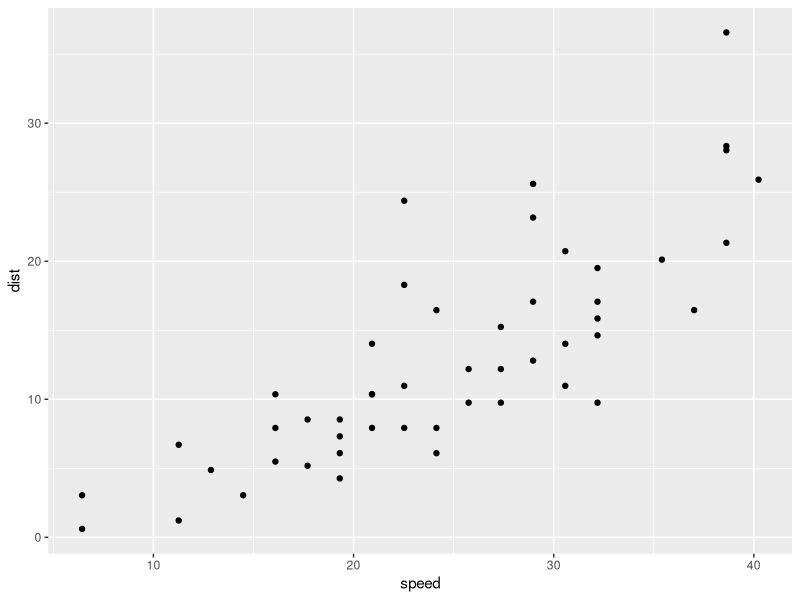
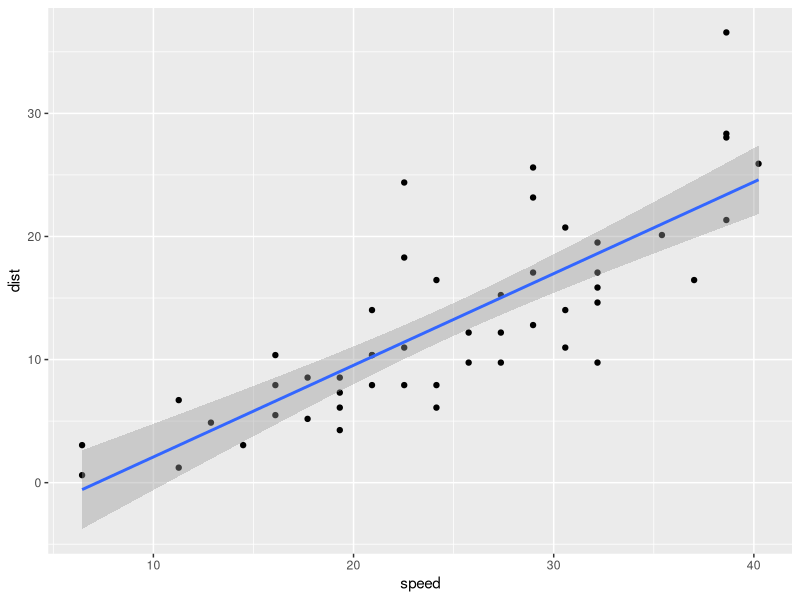
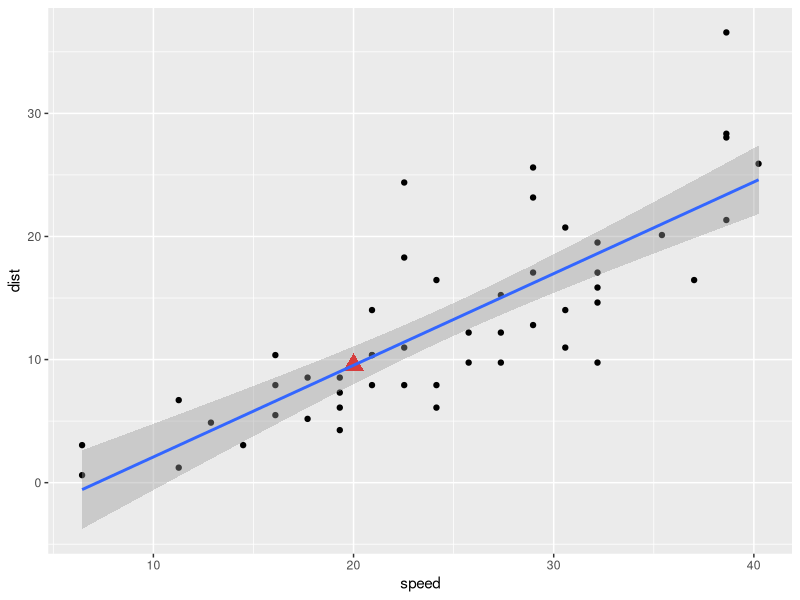

These charts were generated, in order, by the following R code:
## ---- chunk 1
library(ggplot2)
# 單位轉換
cars2 = cars
cars2$speed = cars2$speed * 1.6094
cars2$dist = cars2$dist * 0.3048


str(cars2)
g = ggplot(cars2, aes(x = speed, y = dist)) + geom_point(); g
## ---- chunk 2
carsLM = lm(formula = dist ~ speed, data = cars2)

#散佈圖 加上模型預測區域 
g + geom_smooth(method = lm) + labs(x = "speed", y = "dist")
## ---- chunk 3
# R-squared是簡單評估迴歸模型預測準度的數值，圖中為0.6438，越接近1，解釋力越強大。
summary(carsLM)
## ---- chunk 4
newCar = data.frame(speed = 20)
result = predict(carsLM, newdata = newCar); result
## ---- chunk 5
g +
  geom_point(x = newCar$speed, y = result, size = 5, shape = 17, color = "red") +
  geom_smooth(method = lm) + labs(x = "speed", y = "dist")
